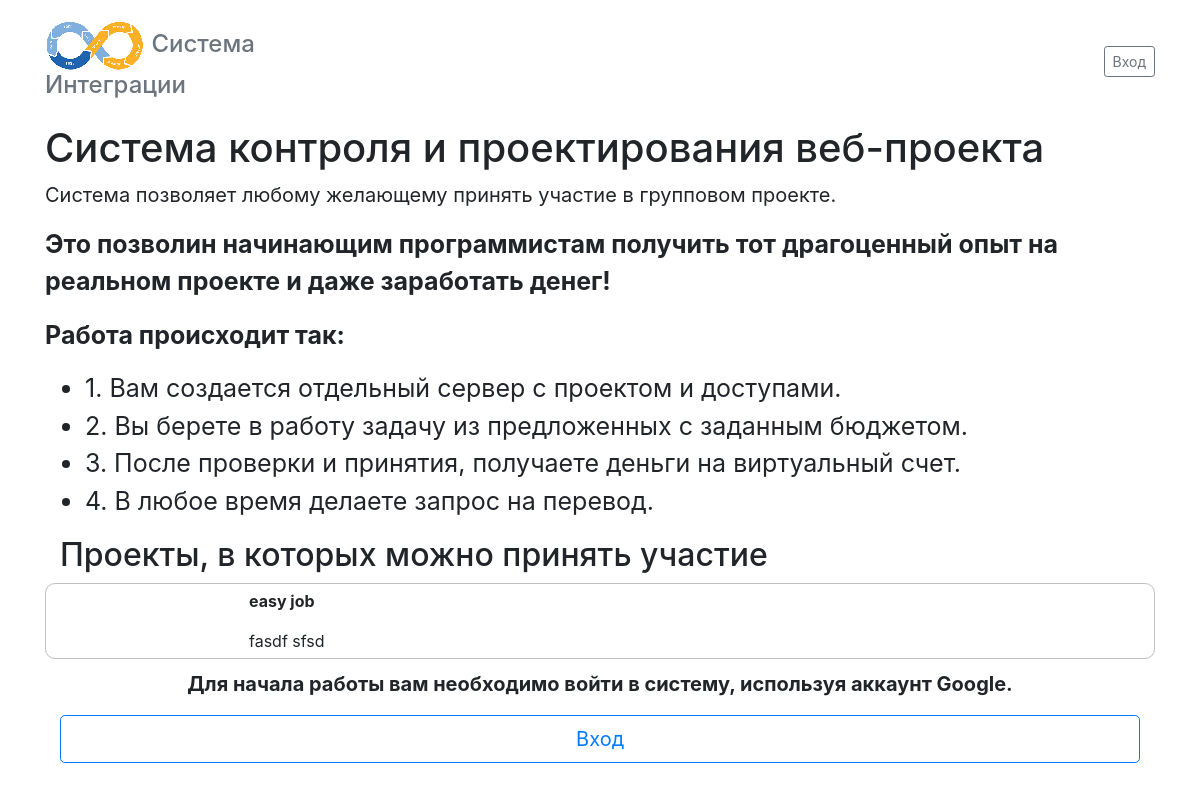
The app's page /, older data.
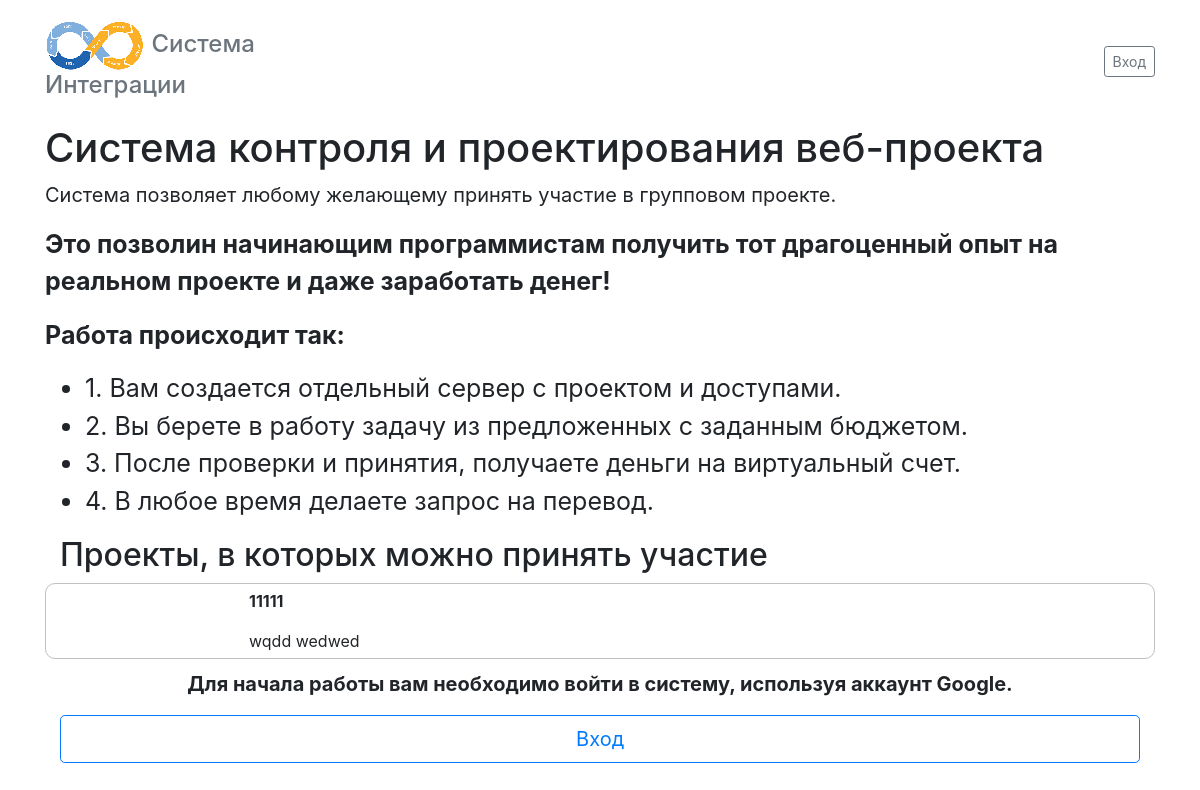
The same page, newer data.
### project/models.py (models this page shows, shortened)
class Project(models.Model):
    title = models.CharField(verbose_name='Название', max_length=160, unique=True)
    name = models.CharField(verbose_name='Название (лат)', max_length=160, unique=True)
    desc = models.TextField(verbose_name='Описание')
    image = ImageCropField(upload_to='files')
    cropping = ImageRatioField('image', '150x150')
    git = models.CharField(verbose_name='git репозиторий', max_length=250, unique=True)
    media_path =  models.CharField(verbose_name='Путь к медиа', max_length=250, default='')
    @property
    def small_image_url(self):
        try:
            return get_thumbnailer(self.image).get_thumbnail({
                'size': (80, 80),
                'box': self.cropping,
                'crop': 'smart',
            }).url
        except Exception as e:
            return '/static/noimage.png'
    @property
    def small_image_tag(self):
        return mark_safe(f'<img src="{self.small_image_url}">')

### main/views.py (the view)
# urls.py: path('', index),
def index(request):
    if request.user.is_authenticated:
        return redirect('/project/list')
    projects = Project.objects.all()
    return render(request, 'index.html', {"projects": projects})

### templates/index.html (shortened to what this page needs)
 {% extends 'base.html' %}
 {% block content %}
 <div class="container">
    <h1> Система контроля и проектирования веб-проекта  </h1>
    <p style="font-size: 20px">
        Система позволяет любому желающему принять участие в групповом проекте.</a>
    </p>
    <p style="font-size: 25px">
        <strong>
            Это позволин начинающим программистам получить тот драгоценный опыт на реальном проекте и даже заработать денег!
        </strong>
    </p>
    <p style="font-size: 25px">
        <strong> Работа происходит так:</strong>
    </p>
    <p>
        <ul style="font-size: 25px">
            <li>1. Вам создается отдельный сервер с проектом и доступами.</li>
            <li>2. Вы берете в работу задачу из предложенных с заданным бюджетом.</li>
            <li>3. После проверки и принятия, получаете деньги на виртуальный счет.</li>
            <li>4. В любое время делаете запрос на перевод.</li>
        </ul>
    </p>
    <div class="container">
        <h2>Проекты, в которых можно принять участие</h2>
        {% for p in projects %}
            <div class="row" style="border: 1px solid silver; border-radius: 10px; margin-bottom: 10px; padding: 5px">
                <div class="col-2">
                </div>
                <div class="col-10">
                    <p><strong>{{ p.title }}</strong></p>
                    {{ p.desc }}
                </div>
            </div>
        {% endfor %}
    </div>
    <div >
        <p style="font-size: 20px; text-align: center; font-weight: bold">
            Для начала работы вам необходимо войти в систему, используя аккаунт Google.
        </p>
        <p class="container">
                <a class="btn btn-lg btn-outline-primary btn-block" href="{% url 'social:begin' 'google-oauth2' %}">Вход</a>
        </p>
    </div>
 </div>
    {% endblock %}

Row changes from the older to the newer data that the page shows:
removed Project: title "easy job", desc "fasdf sfsd"
added Project: title "11111", desc "wqdd wedwed"
